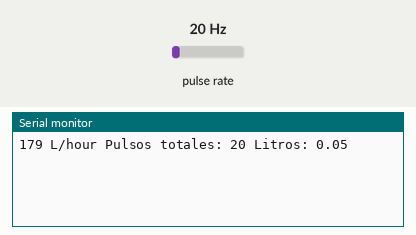
Recording of a sketch running on a simulated Arduino Uno, built with avr-gcc and run on an emulated ATmega328P. Shown: the last lines printed to the serial monitor. Wiring (inferred from the names in the program): pulse sensor: data pin 2. Inputs (shaded band) come from the test bench; at power-on: pulse rate 20 Hz.

Above: at 1.2 s.
1.3 s: pulse rate (sensor on pin 2) set to 4 Hz
At 2.6 s:
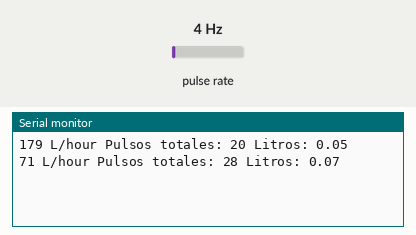
2.8 s: pulse rate (sensor on pin 2) set to 50 Hz
At 3.8 s:
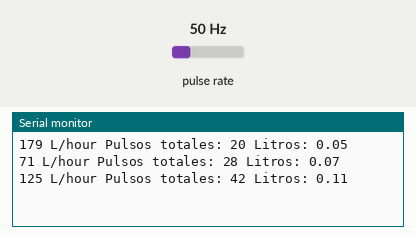
Timing chart, 0 to 5.8 s (numbered marks = the images above; inputs shaded):
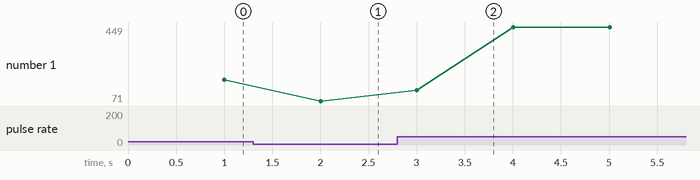

Measured:
- after the input at 1.3 s, the serial monitor: prints a new line after 0.70 s (image 1)
- after the input at 2.8 s, the serial monitor: prints a new line after 0.20 s (image 2)
- plotted number 1: 179 → 71 after the input at 1.3 s, 71 → 449 after the input at 2.8 s

The sketch:

caudal.ino
```cpp
volatile int pulsos; // Cantidad de pulsos del sensor. Como se usa dentro de una interrupcion debe ser volatile

unsigned int litrosPorHora; // Calculated litres/hour

unsigned char sensorDeFlujo = 2; // Pin al que esta conectado el sensor

unsigned long tiempoAnterior; // Para calcular el tiempo

unsigned long pulsosAcumulados; // Pulsos acumulados

float litros; // Litros acumulados
void flujo () // Funcion de interrupcion

{
pulsos++; // Simplemente sumar el numero de pulsos
}

void setup()
{
pinMode(sensorDeFlujo, INPUT);
Serial.begin(115200);
attachInterrupt(0, flujo, RISING); // Setup Interrupt


interrupts(); // Habilitar interrupciones
tiempoAnterior = millis();
}

void loop ()
{
// Cada segundo calcular e imprimir Litros/seg
if( millis() - tiempoAnterior > 1000)
{
tiempoAnterior = millis(); // Updates cloopTime
// Pulse frequency (Hz) = 6.67 Q, Q is flow rate in L/min. (Results in +/- 3% range)
// Q = frecuencia / 6.67 (L/min)
// Q = (frecuencia * 60) / 6.67 (L/hora)
pulsosAcumulados += pulsos;
litrosPorHora = (pulsos * 60 / 6.67); // (Pulse frequency x 60 min) / 7.5Q = flow rate in L/hour
pulsos = 0; // Reset Counter
Serial.print(litrosPorHora, DEC); // Print litres/hour
Serial.print(" L/hour");
Serial.print(" Pulsos totales: ");
Serial.print(pulsosAcumulados);

litros = pulsosAcumulados*1.0/400; //Cada 400 pulsos = 1 litro
Serial.print(" Litros: ");
Serial.println(litros);
}
}
```
